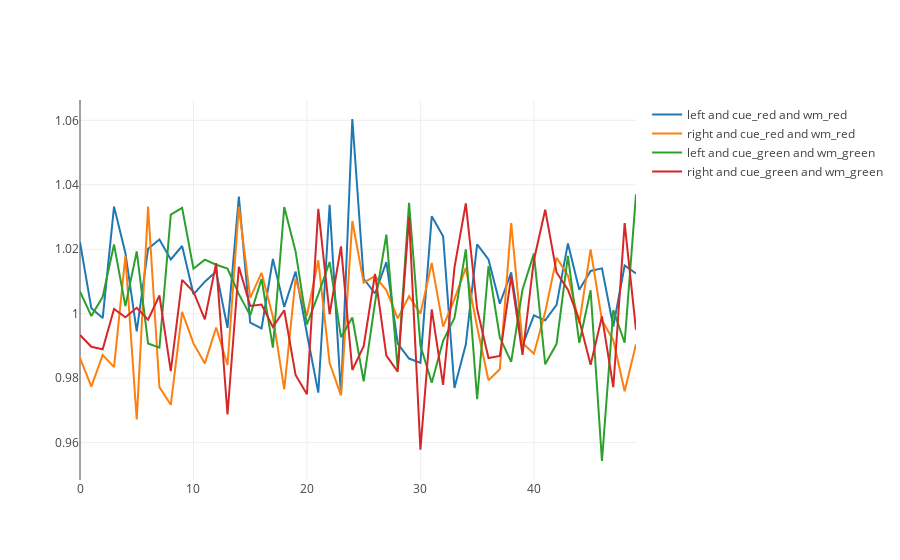
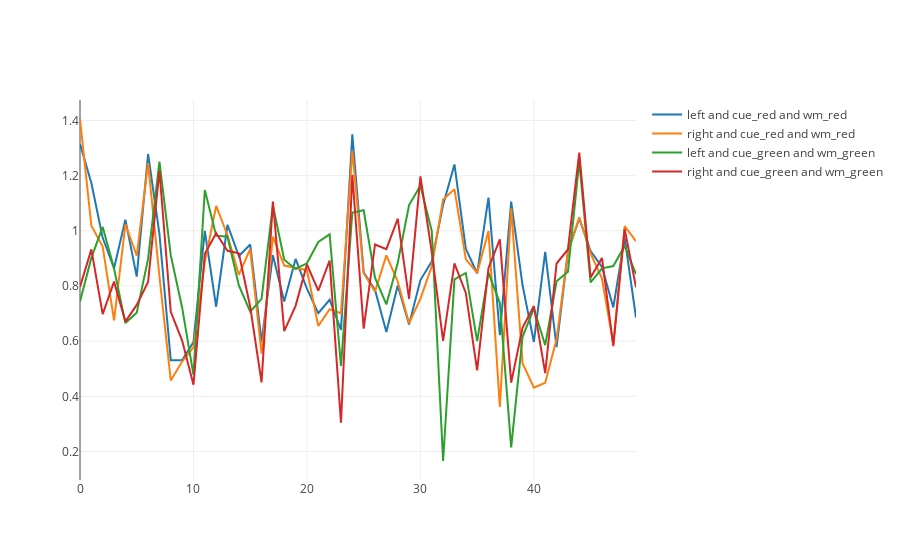
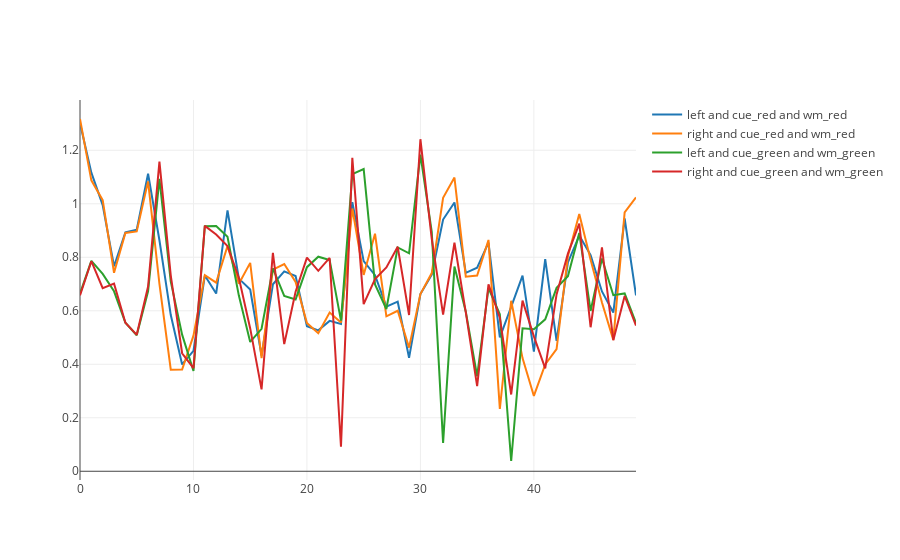
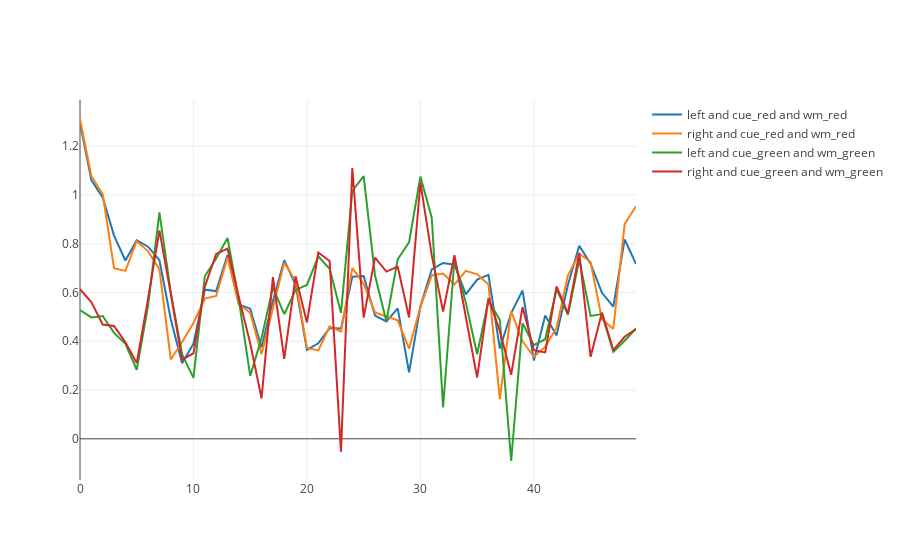

Notebook cell for these charts, in order:
### Code cell
TD(50,100000,.1,.9,.5)
#inputs: nstates,nepisodes,lrate,gamma,td_lambda
